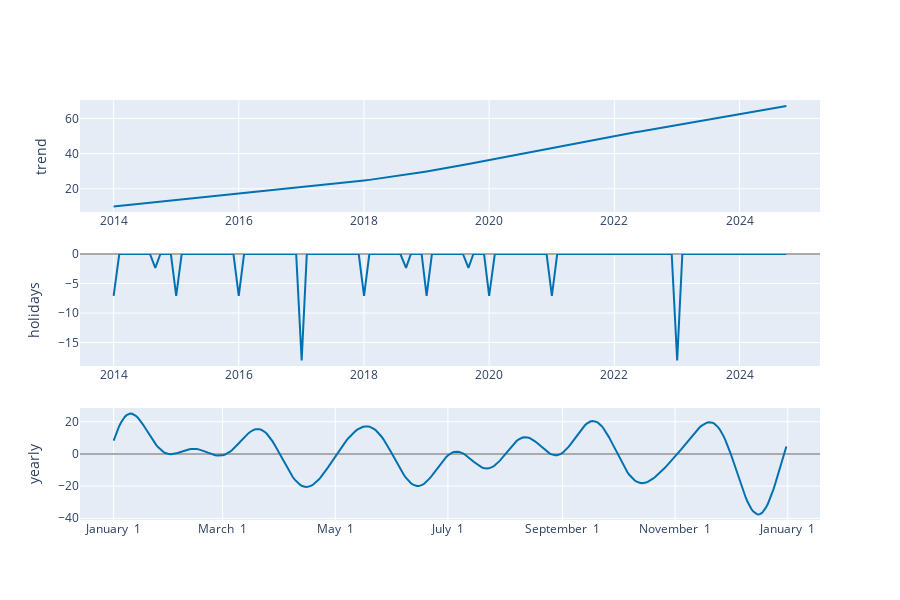

The code cell stored with this chart in its notebook:
### Code cell
plot_components_plotly(model, forecast)

### Figure 1 — Plotly figure (JSON) as saved in the notebook; plotly's stock layout.template omitted (floating-point values rounded to 4 significant figures; data arrays with more than 128 entries replaced by an {"elided": "..."} marker saying what was removed)
{"data": [{"line": {"color": "#0072B2", "width": 2}, "mode": "lines", "name": "trend", "type": "scatter", "x": {"elided": "130 str values"}, "xaxis": "x", "y": {"elided": "130 float values"}, "yaxis": "y"}, {"line": {"color": "rgba(0, 114, 178, 0.2)", "width": 0}, "mode": "lines", "name": "trend_upper", "type": "scatter", "x": {"elided": "130 str values"}, "xaxis": "x", "y": {"elided": "130 float values"}, "yaxis": "y"}, {"fill": "tonexty", "fillcolor": "rgba(0, 114, 178, 0.2)", "line": {"color": "rgba(0, 114, 178, 0.2)", "width": 0}, "mode": "lines", "name": "trend_lower", "type": "scatter", "x": {"elided": "130 str values"}, "xaxis": "x", "y": {"elided": "130 float values"}, "yaxis": "y"}, {"line": {"color": "#0072B2", "width": 2}, "mode": "lines", "name": "holidays", "text": {"elided": "130 str values"}, "type": "scatter", "x": {"elided": "130 str values"}, "xaxis": "x2", "y": {"elided": "130 float values"}, "yaxis": "y2"}, {"line": {"color": "#0072B2", "width": 2}, "mode": "lines", "name": "yearly", "type": "scatter", "x": {"elided": "365 str values"}, "xaxis": "x3", "y": {"elided": "365 float values"}, "yaxis": "y3"}], "layout": {"height": 600, "showlegend": false, "width": 900, "xaxis": {"anchor": "y", "domain": [0, 1], "range": ["2013-06-18T18:00:00", "2025-04-14T06:00:00"], "type": "date"}, "xaxis2": {"anchor": "y2", "domain": [0, 1], "range": ["2013-06-18T18:00:00", "2025-04-14T06:00:00"], "type": "date"}, "xaxis3": {"anchor": "y3", "domain": [0, 1], "range": ["2016-12-13T18:54:02.958904115", "2018-01-18T11:04:57.863013581"], "tickformat": "%B %e", "type": "date"}, "yaxis": {"anchor": "x", "domain": [0.7333, 1], "rangemode": "normal", "title": {"text": "trend"}, "zerolinecolor": "#AAA"}, "yaxis2": {"anchor": "x2", "domain": [0.3667, 0.6333], "rangemode": "tozero", "title": {"text": "holidays"}, "zerolinecolor": "#AAA"}, "yaxis3": {"anchor": "x3", "domain": [0, 0.2667], "title": {"text": "yearly"}, "zerolinecolor": "#AAA"}}}
